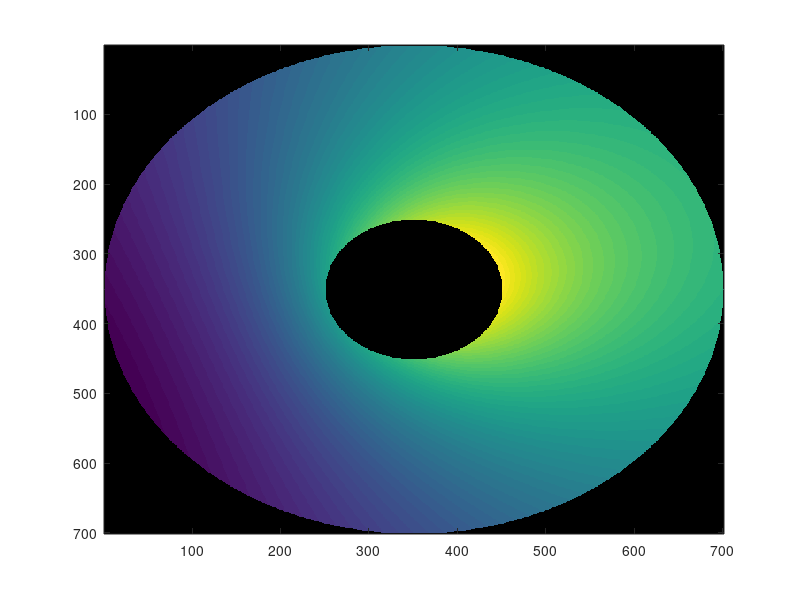

Source code (MATLAB): (Note: this script raises an error after producing the figure.)
clc,clear
z=4;
X=0;
Y=0;
Z=80;
R_s=[-0.093542284	0.258424268	-0.961491934];
YITA=zeros(701,701);
YITASUM=0;
YITAALL=0;
for x=-350:1:350
    for y=-350:1:350
        if x^2+y^2<=350^2 && (X-x)^2+(Y-y)^2>=100^2
            I_s=[X-x,Y-y,Z-z];
            I_s=I_s/norm(I_s);
            yita_cos=norm(I_s-R_s)/2;
            YITA(x+351,y+351)=yita_cos;
            YITASUM=YITASUM+yita_cos;
            YITAALL=YITAALL+1;
        else
            YITA(x+351,y+351)=NaN;
        end
    end
end
M=imagesc(YITA);
set(M,'alphadata',~isnan(YITA))
Aver=YITASUM/YITAALL;
colormap(gca,jet);
colorbar
axis equal
ylabel('西-东方向','FontSize',14,'FontName','宋体');
xlabel('南-北方向','FontSize',14,'FontName','宋体');
title('冬至13：30','FontSize',14,'FontName','宋体')
axis([-10,710,-10,710])
set(gca,'xtick',[],'ytick',[])
%a=min(min(temp50));
%b=max(max(temp50));
%caxis([a b]); %设置最大最小的色条值
view(-90,90); 